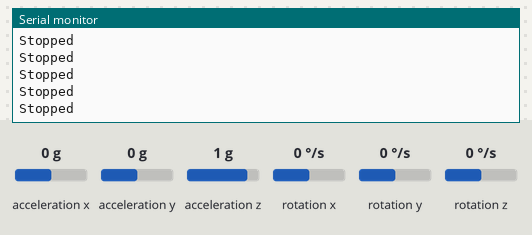
This sketch was run on a simulated Arduino Uno, built with avr-gcc and run on an emulated ATmega328P. Parts: the last lines printed to the serial monitor. The inputs (shaded band) are chosen by the test bench; at power-on: acceleration x 0 g, acceleration y 0 g, acceleration z 1 g, rotation x 0 °/s, rotation y 0 °/s, rotation z 0 °/s.

Above: at 3.2 s.
3.3 s: acceleration x set to -1.4 g
At 4.3 s:
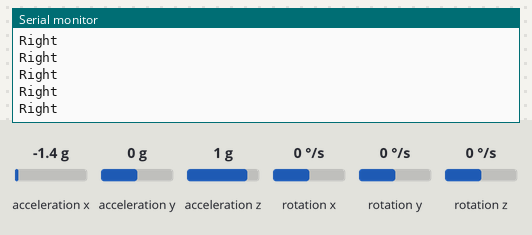
5.2 s: acceleration y set to -1.4 g
At 5.9 s:
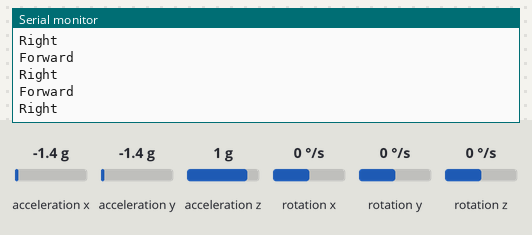
6.7 s: acceleration x set to 1.4 g
At 7.2 s:
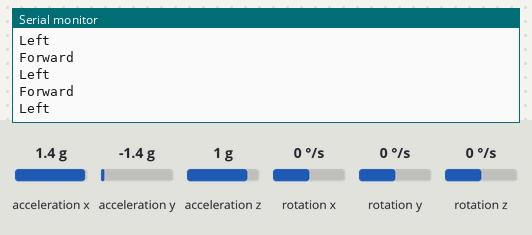

The sketch:

TransmitterCode.ino
```cpp
#include <SoftwareSerial.h>
#include "Wire.h"
#include <MPU6050_light.h>

SoftwareSerial BTSerial(10, 11);

MPU6050 mpu(Wire);

void setup() {
Serial.begin(115200);
Wire.begin();
BTSerial.begin(9600);
byte status = mpu.begin();
Serial.print(F("MPU6050 status: "));
Serial.println(status);
while (status != 0) { }
Serial.println(F("Calculating offsets, do not move MPU6050"));
delay(1000);
mpu.calcOffsets();
Serial.println("Done!\n");
}

void loop() {
if (mpu.getAngleX() > 30) {
  BTSerial.print('F');
  Serial.println("Reverse");
}
else if (mpu.getAngleX() < -30) {
  BTSerial.print('R');
  Serial.println("Forward");
}
if (mpu.getAngleY() > 30) {
  BTSerial.print('A');
  Serial.println("Right");
}
else if (mpu.getAngleY() < -30) {
  BTSerial.print('B');
  Serial.println("Left");
}
if(mpu.getAngleX() > -30 && mpu.getAngleX() < 30 && mpu.getAngleY() > -30 && mpu.getAngleY() < 30){
  Serial.println("Stopped");
  BTSerial.print('Z');
}
mpu.update();
}
```

Measured:
- after the input at 3.3 s, the serial monitor: prints a new line at once (image 1)
- after the input at 5.2 s, the serial monitor: prints a new line at once (image 2)
- after the input at 6.7 s, the serial monitor: prints a new line at once (image 3)
